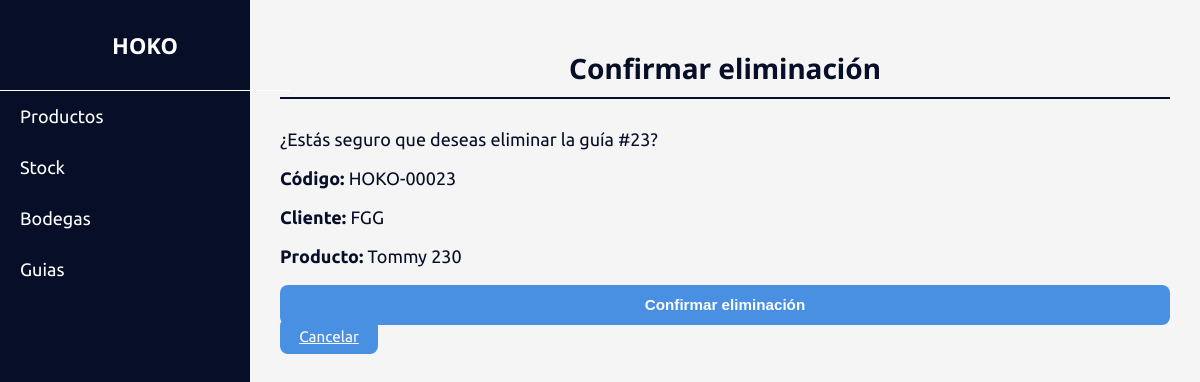
/guias/23/eliminar/, run on the app's committed database.
### envios/models.py (models this page shows, shortened)
class GuiaEnvio(models.Model):
    ESTADO_CHOICES = [
        ('pendiente', 'Pendiente'),
        ('preparacion', 'En preparación'),
        ('transito', 'En tránsito'),
        ('entregado', 'Entregado'),
        ('cancelado', 'Cancelado'),
    ]
    CIUDAD_CHOICES = [
        ('Guayaquil', 'Guayaquil'),
        ('Quito', 'Quito'),
    ]
    cliente_nombre = models.CharField(max_length=100)
    cliente_telefono = models.CharField(max_length=20)
    cliente_ciudad = models.CharField(
        max_length=50,
        choices=CIUDAD_CHOICES,
        verbose_name='Ciudad'
    )
    cliente_direccion = models.TextField()
    cliente_direccion2 = models.TextField(blank=True, null=True)
    producto = models.ForeignKey(Producto, on_delete=models.PROTECT, related_name='guias')
    cantidad = models.PositiveIntegerField(default=1)
    contenido = models.CharField(max_length=100, blank=True, null=True)
    observaciones = models.TextField(blank=True, null=True)
    estado = models.CharField(max_length=20, choices=ESTADO_CHOICES, default='pendiente')
    codigo_seguimiento = models.CharField(max_length=20, unique=True, blank=True)
    fecha_creacion = models.DateTimeField(auto_now_add=True, verbose_name="Fecha y hora de creación")
    fecha_actualizacion = models.DateTimeField(auto_now=True, verbose_name="Fecha y hora de modificación")
    class Meta:
        ordering = ['-fecha_creacion']
        verbose_name = 'Guía de Envío'
        verbose_name_plural = 'Guías de Envío'

class Producto(models.Model):
    nombre = models.CharField(max_length=100)
    referencia = models.CharField(max_length=50, blank=True, null=True)
    imagen = models.ImageField(upload_to='productos/', blank=True, null=True)
    costo = models.DecimalField(max_digits=10, decimal_places=2, default=Decimal('0.00'))
    precio = models.DecimalField(max_digits=10, decimal_places=2, default=Decimal('0.00'))

### envios/views.py (the view)
# urls.py: path('guias/<int:id>/eliminar/', views.eliminar_guia, name='eliminar_guia'),  # Corregido
def eliminar_guia(request, id):
    guia = get_object_or_404(GuiaEnvio, id=id)
    if request.method == 'POST':
        guia_id = guia.id
        guia.delete()
        messages.success(request, f'Guía #{guia_id} eliminada correctamente.')
        return redirect('listar_guias')
    return render(request, 'guias/eliminar_guia.html', {'guia': guia})

### templates/guias/eliminar_guia.html (shortened to what this page needs)
{% extends 'base.html' %}
{% block content %}
<div class="container">
    <h1>Confirmar eliminación</h1>
    <div class="alert alert-warning">
        <p>¿Estás seguro que deseas eliminar la guía #{{ guia.id }}?</p>
        <p><strong>Código:</strong> {{ guia.codigo_seguimiento }}</p>
        <p><strong>Cliente:</strong> {{ guia.cliente_nombre }}</p>
        <p><strong>Producto:</strong> {{ guia.producto.nombre }}</p>
    </div>
    <form method="post">
        <button type="submit" class="btn btn-danger">Confirmar eliminación</button>
        <a href="{% url 'listar_guias' %}" class="btn btn-secondary">Cancelar</a>
    </form>
</div>
{% endblock %}

### static/css/styles_productos.css (style rules this page uses)
body { font-family: 'Ubuntu', sans-serif; margin: 0; padding: 0; background-color: #f5f5f5; color: #070E27; font-size: 18px; }
h1, h2, h3 { font-family: 'Noto Sans', sans-serif; font-size: 32px; color: #070E27; }
.main-content h1 { text-align: center; font-size: 28px; font-weight: bold; color: #070E27; border-bottom: 2px solid #070E27; margin-bottom: 30px; padding-bottom: 10px; }
.btn { padding: 0.6rem 1.2rem; border: none; border-radius: 8px; background-color: #4a90e2; color: white; font-size: 0.95rem; cursor: pointer; transition: background-color 0.3s ease; height: 2.5rem; }

### static/css/styles.css (style rules this page uses)
body { font-family: 'Ubuntu', sans-serif; margin: 0; padding: 0; background-color: #f5f5f5; color: #070E27; font-size: 18px; }
h1, h2, h3 { font-family: 'Noto Sans', sans-serif; font-size: 32px; color: #070E27; }
.main-content h1 { text-align: center; font-size: 28px; font-weight: bold; color: #070E27; border-bottom: 2px solid #070E27; margin-bottom: 30px; padding-bottom: 10px; }
.btn { padding: 0.6rem 1.2rem; border: none; border-radius: 8px; background-color: #4a90e2; color: white; font-size: 0.95rem; cursor: pointer; transition: background-color 0.3s ease; height: 2.5rem; }
button, form button { background-color: #070E27; color: white; border: none; padding: 15px; width: 100%; border-radius: 5px; font-size: 16px; cursor: pointer; font-weight: bold; margin-top: auto; }

### data on the page
GuiaEnvio: id "23", codigo_seguimiento "HOKO-00023", cliente_nombre "FGG", producto.nombre "Tommy 230"
